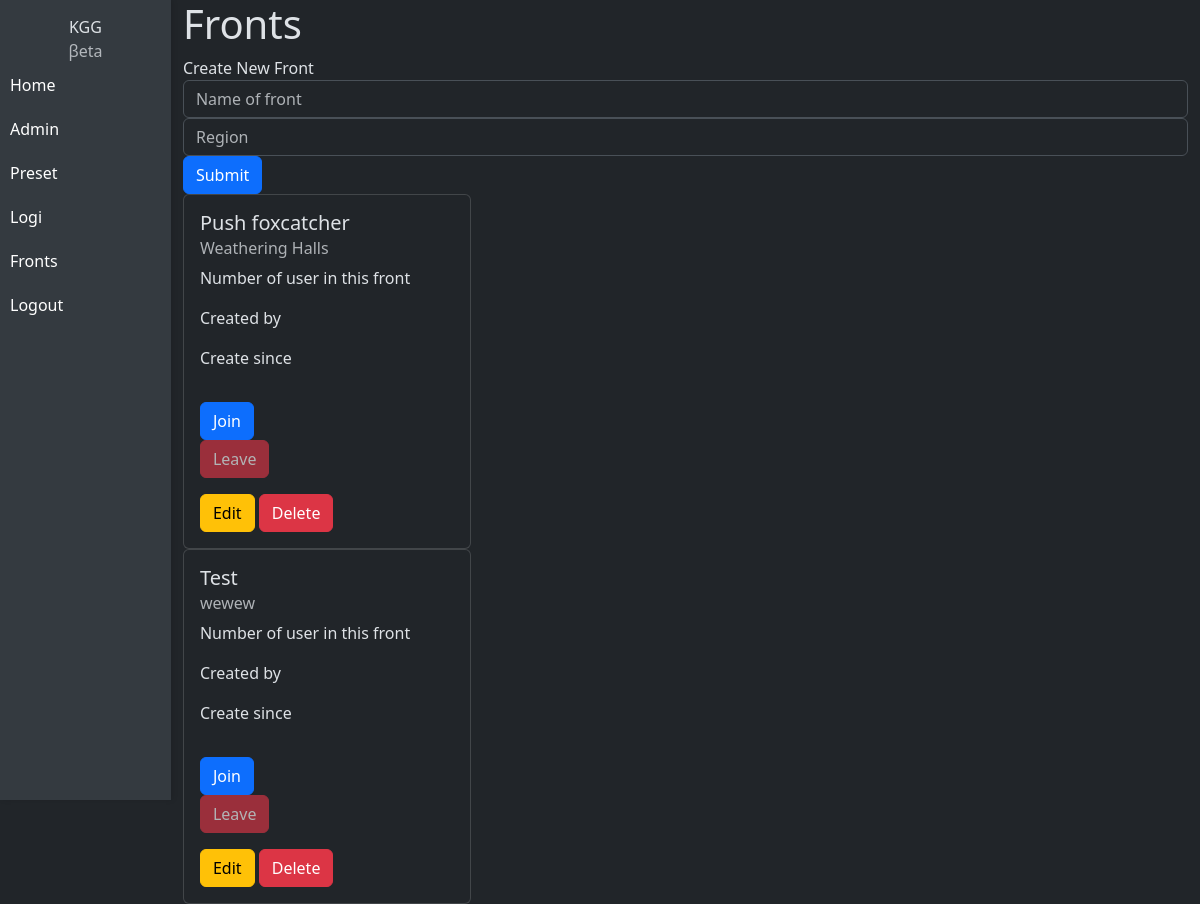
Page /fronts (signed in) on the committed database.
### website/models.py (models this page shows)
class Fronts(db.Model):
	id = db.Column(db.Integer, primary_key=True)
	name = db.Column(db.String(150))
	region = db.Column(db.String(150))
	create_by = db.Column(db.Integer, db.ForeignKey('users.id'))

### website/views.py (the view, shortened to what this page needs)
@views.route('/fronts', methods=['GET', 'POST'])
@login_required
def fronts():
	fronts = Fronts.query.all()
	if current_user.username != 'Neoblacks' and current_user.role_id != 1:
		flash('You are not authorized to view this page.', category='error')
		return redirect(url_for('views.home'))
	return render_template("fronts.html", current_user=current_user, fronts=fronts)

### website/__init__.py (called while the page is built)
def create_app():
	app = Flask(__name__)
	app.config['SECRET_KEY'] = 'secretkey'
	app.config['SQLALCHEMY_DATABASE_URI'] = f'sqlite:///{DB_NAME}'
	db.init_app(app)
	from .views import views
	from .auth import auth
	app.register_blueprint(views, url_prefix='/')
	app.register_blueprint(auth, url_prefix='/')
	from .models import Users
	with app.app_context():
		if not path.exists('website/' + DB_NAME):
			db.create_all()
	login_manager = LoginManager()
	login_manager.login_view = 'auth.login'
	login_manager.init_app(app)
	@login_manager.user_loader
	def load_user(id):
		return Users.query.get(int(id))
	return app

### website/templates/fronts.html (shortened to what this page needs)
{% extends "base.html" %} {% block title %} KGG APP {% endblock %}
{% block content %}
{% if current_user.role_id <= 7 %}
	<h1>Fronts</h1>
		<form method="POST">
			<div class="form-group">
				<label for="name">Create New Front</label>
				<input type="text" name="name" value="{{ name }}" class="form-control" id="name" placeholder="Name of front">
				<input type ="text" name="region" value="{{ region }}" class="form-control" id="region" placeholder="Region">
				<button type="submit" class="btn btn-primary">Submit</button>
			</div>
		</form>
{% endif %}
<div class="row">
	{% for front in fronts %}
	<div class="col-md-4">
		<div class="card" style="width: 18rem;">
			<div class="card-body">
				<h5 class="card-title">{{front.name}}</h5>
				<h6 class="card-subtitle mb-2 text-muted">{{front.region}}</h6>
				<p class="card-text">Number of user in this front</p>
				<p class="card-text">Created by</p>
				<p class="card-text">Create since</p>
				<div class="btn-group">
					<div class="mt-3">
						{% if current_user.front == front.id %}
							<form action="/fronts/{{ front.id }}/join" method="POST">
								<button type="submit" class="btn btn-primary" disabled>Join</button>
						{% else %}
							<form action="/fronts/{{ front.id }}/join" method="POST">
								<button type="submit" class="btn btn-primary">Join</button>
						{% endif %}
						</form>
						{% if current_user.front == front.id %}
							<form action="/fronts/{{ front.id }}/leave" method="POST">
								<button type="submit" class="btn btn-danger">Leave</button>
						{% else %}
							<form action="/fronts/{{ front.id }}/leave" method="POST">
								<button type="submit" class="btn btn-danger" disabled>Leave</button>
						{% endif %}
					</div>
				</div>
					<div class="mt-3">
						<button type="button" class="btn btn-warning">Edit</button>
						<button type="button" class="btn btn-danger">Delete</button>
					</div>
				</div>
			</div>
		</div>
	</div>
	{% endfor %}
{% endblock %}

### website/templates/base.html (style rules this page uses)
body { display: flex; flex-direction: row; margin: 0; }

### rows in the picture
Fronts: name "Push foxcatcher", region "Weathering Halls"
Fronts: name "Test", region "wewew"
